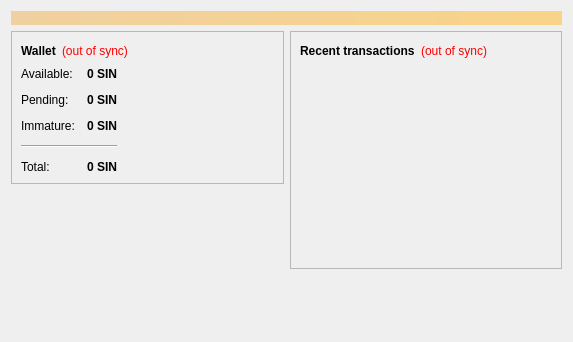
<?xml version="1.0" encoding="UTF-8"?>
<ui version="4.0">
 <class>OverviewPage</class>
 <widget class="QWidget" name="OverviewPage">
  <property name="geometry">
   <rect>
    <x>0</x>
    <y>0</y>
    <width>573</width>
    <height>342</height>
   </rect>
  </property>
  <property name="windowTitle">
   <string>Form</string>
  </property>
  <layout class="QVBoxLayout" name="topLayout">
   <item>
    <widget class="QLabel" name="labelAlerts">
     <property name="visible">
      <bool>false</bool>
     </property>
     <property name="styleSheet">
      <string notr="true">background-color: qlineargradient(x1: 0, y1: 0, x2: 1, y2: 0, stop:0 #F0D0A0, stop:1 #F8D488); color:#000000;</string>
     </property>
     <property name="wordWrap">
      <bool>true</bool>
     </property>
     <property name="margin">
      <number>3</number>
     </property>
    </widget>
   </item>
   <item>
    <layout class="QHBoxLayout" name="horizontalLayout" stretch="1,1">
     <item>
      <layout class="QVBoxLayout" name="verticalLayout_2">
       <item>
        <widget class="QFrame" name="frame">
         <property name="frameShape">
          <enum>QFrame::StyledPanel</enum>
         </property>
         <property name="frameShadow">
          <enum>QFrame::Raised</enum>
         </property>
         <layout class="QVBoxLayout" name="verticalLayout_4">
          <item>
           <layout class="QHBoxLayout" name="horizontalLayout_4">
            <item>
             <widget class="QLabel" name="label_5">
              <property name="font">
               <font>
                <weight>75</weight>
                <bold>true</bold>
               </font>
              </property>
              <property name="text">
               <string>Wallet</string>
              </property>
             </widget>
            </item>
            <item>
             <widget class="QLabel" name="labelWalletStatus">
              <property name="toolTip">
               <string>The displayed information may be out of date. Your wallet automatically synchronizes with the Bitcoin network after a connection is established, but this process has not completed yet.</string>
              </property>
              <property name="styleSheet">
               <string notr="true">QLabel { color: red; }</string>
              </property>
              <property name="text">
               <string notr="true">(out of sync)</string>
              </property>
              <property name="alignment">
               <set>Qt::AlignLeading|Qt::AlignLeft|Qt::AlignVCenter</set>
              </property>
             </widget>
            </item>
            <item>
             <spacer name="horizontalSpacer_2">
              <property name="orientation">
               <enum>Qt::Horizontal</enum>
              </property>
              <property name="sizeHint" stdset="0">
               <size>
                <width>40</width>
                <height>20</height>
               </size>
              </property>
             </spacer>
            </item>
           </layout>
          </item>
          <item>
          <layout class="QHBoxLayout" name="horizontalLayout_3">
           <item>
           <layout class="QFormLayout" name="formLayout_2">
            <property name="fieldGrowthPolicy">
             <enum>QFormLayout::AllNonFixedFieldsGrow</enum>
            </property>
            <property name="horizontalSpacing">
             <number>12</number>
            </property>
            <property name="verticalSpacing">
             <number>12</number>
            </property>
            <item row="0" column="0">
             <widget class="QLabel" name="label">
              <property name="text">
               <string>Available:</string>
              </property>
             </widget>
            </item>
            <item row="0" column="1">
             <widget class="QLabel" name="labelBalance">
              <property name="font">
               <font>
                <weight>75</weight>
                <bold>true</bold>
               </font>
              </property>
              <property name="cursor">
               <cursorShape>IBeamCursor</cursorShape>
              </property>
              <property name="toolTip">
               <string>Your current spendable balance</string>
              </property>
              <property name="text">
               <string notr="true">0 SIN</string>
              </property>
              <property name="alignment">
               <set>Qt::AlignRight|Qt::AlignTrailing|Qt::AlignVCenter</set>
              </property>
              <property name="textInteractionFlags">
               <set>Qt::LinksAccessibleByMouse|Qt::TextSelectableByKeyboard|Qt::TextSelectableByMouse</set>
              </property>
             </widget>
            </item>
            <item row="1" column="0">
             <widget class="QLabel" name="label_3">
              <property name="text">
               <string>Pending:</string>
              </property>
             </widget>
            </item>
            <item row="1" column="1">
             <widget class="QLabel" name="labelUnconfirmed">
              <property name="font">
               <font>
                <weight>75</weight>
                <bold>true</bold>
               </font>
              </property>
              <property name="cursor">
               <cursorShape>IBeamCursor</cursorShape>
              </property>
              <property name="toolTip">
               <string>Total of transactions that have yet to be confirmed, and do not yet count toward the spendable balance</string>
              </property>
              <property name="text">
               <string notr="true">0 SIN</string>
              </property>
              <property name="alignment">
               <set>Qt::AlignRight|Qt::AlignTrailing|Qt::AlignVCenter</set>
              </property>
              <property name="textInteractionFlags">
               <set>Qt::LinksAccessibleByMouse|Qt::TextSelectableByKeyboard|Qt::TextSelectableByMouse</set>
              </property>
             </widget>
            </item>
            <item row="2" column="0">
             <widget class="QLabel" name="labelImmatureText">
              <property name="text">
               <string>Immature:</string>
              </property>
             </widget>
            </item>
            <item row="2" column="1">
             <widget class="QLabel" name="labelImmature">
              <property name="font">
               <font>
                <weight>75</weight>
                <bold>true</bold>
               </font>
              </property>
              <property name="toolTip">
               <string>Mined balance that has not yet matured</string>
              </property>
              <property name="text">
               <string notr="true">0 SIN</string>
              </property>
              <property name="alignment">
               <set>Qt::AlignRight|Qt::AlignTrailing|Qt::AlignVCenter</set>
              </property>
              <property name="textInteractionFlags">
               <set>Qt::LinksAccessibleByMouse|Qt::TextSelectableByKeyboard|Qt::TextSelectableByMouse</set>
              </property>
             </widget>
            </item>
            <item row="4" column="0">
             <widget class="QLabel" name="labelTotalText">
              <property name="text">
               <string>Total:</string>
              </property>
             </widget>
            </item>
            <item row="4" column="1">
             <widget class="QLabel" name="labelTotal">
              <property name="font">
               <font>
                <weight>75</weight>
                <bold>true</bold>
               </font>
              </property>
              <property name="cursor">
               <cursorShape>IBeamCursor</cursorShape>
              </property>
              <property name="toolTip">
               <string>Your current total balance</string>
              </property>
              <property name="text">
               <string notr="true">0 SIN</string>
              </property>
              <property name="alignment">
               <set>Qt::AlignRight|Qt::AlignTrailing|Qt::AlignVCenter</set>
              </property>
              <property name="textInteractionFlags">
               <set>Qt::LinksAccessibleByMouse|Qt::TextSelectableByKeyboard|Qt::TextSelectableByMouse</set>
              </property>
             </widget>
            </item>
            <item row="3" column="0" colspan="2">
             <widget class="Line" name="line">
              <property name="orientation">
               <enum>Qt::Horizontal</enum>
              </property>
             </widget>
            </item>
           </layout>
          </item>
            <item>
             <spacer name="horizontalSpacer_3">
              <property name="orientation">
               <enum>Qt::Horizontal</enum>
              </property>
              <property name="sizeHint" stdset="0">
               <size>
                <width>40</width>
                <height>20</height>
               </size>
              </property>
             </spacer>
            </item>
           </layout>
          </item>
         </layout>
        </widget>
       </item>
       <item>
        <spacer name="verticalSpacer">
         <property name="orientation">
          <enum>Qt::Vertical</enum>
         </property>
         <property name="sizeHint" stdset="0">
          <size>
           <width>20</width>
           <height>40</height>
          </size>
         </property>
        </spacer>
       </item>
      </layout>
     </item>
     <item>
      <layout class="QVBoxLayout" name="verticalLayout_3">
       <item>
        <widget class="QFrame" name="frame_2">
         <property name="frameShape">
          <enum>QFrame::StyledPanel</enum>
         </property>
         <property name="frameShadow">
          <enum>QFrame::Raised</enum>
         </property>
         <layout class="QVBoxLayout" name="verticalLayout">
          <item>
           <layout class="QHBoxLayout" name="horizontalLayout_2">
            <item>
             <widget class="QLabel" name="label_4">
              <property name="text">
               <string>&lt;b&gt;Recent transactions&lt;/b&gt;</string>
              </property>
             </widget>
            </item>
            <item>
             <widget class="QLabel" name="labelTransactionsStatus">
              <property name="toolTip">
               <string>The displayed information may be out of date. Your wallet automatically synchronizes with the Bitcoin network after a connection is established, but this process has not completed yet.</string>
              </property>
              <property name="styleSheet">
               <string notr="true">QLabel { color: red; }</string>
              </property>
              <property name="text">
               <string notr="true">(out of sync)</string>
              </property>
              <property name="alignment">
               <set>Qt::AlignRight|Qt::AlignTrailing|Qt::AlignVCenter</set>
              </property>
             </widget>
            </item>
            <item>
             <spacer name="horizontalSpacer">
              <property name="orientation">
               <enum>Qt::Horizontal</enum>
              </property>
              <property name="sizeHint" stdset="0">
               <size>
                <width>40</width>
                <height>20</height>
               </size>
              </property>
             </spacer>
            </item>
           </layout>
          </item>
          <item>
           <widget class="QListView" name="listTransactions">
            <property name="styleSheet">
             <string notr="true">QListView { background: transparent; }</string>
            </property>
            <property name="frameShape">
             <enum>QFrame::NoFrame</enum>
            </property>
            <property name="verticalScrollBarPolicy">
             <enum>Qt::ScrollBarAlwaysOff</enum>
            </property>
            <property name="horizontalScrollBarPolicy">
             <enum>Qt::ScrollBarAlwaysOff</enum>
            </property>
            <property name="selectionMode">
             <enum>QAbstractItemView::NoSelection</enum>
            </property>
           </widget>
          </item>
         </layout>
        </widget>
       </item>
       <item>
        <spacer name="verticalSpacer_2">
         <property name="orientation">
          <enum>Qt::Vertical</enum>
         </property>
         <property name="sizeHint" stdset="0">
          <size>
           <width>20</width>
           <height>40</height>
          </size>
         </property>
        </spacer>
       </item>
      </layout>
     </item>
    </layout>
   </item>
  </layout>
 </widget>
 <resources/>
 <connections/>
</ui>
